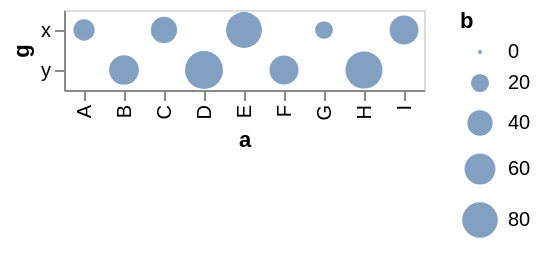

Vega-Lite specification stored for this chart:
### Vega specification from a JSON file in a GitHub repository (floating-point values rounded to 4 significant figures)
{"$schema": "https://vega.github.io/schema/vega/v6.json", "background": "white", "padding": 5, "style": "cell", "data": [{"name": "source_0", "values": [{"a": "A", "b": 28, "c": 5, "g": "x"}, {"a": "B", "b": 55, "c": 9, "g": "y"}, {"a": "C", "b": 43, "c": 2, "g": "x"}, {"a": "D", "b": 91, "c": 7, "g": "y"}, {"a": "E", "b": 81, "c": 4, "g": "x"}, {"a": "F", "b": 53, "c": 6, "g": "y"}, {"a": "G", "b": 19, "c": 8, "g": "x"}, {"a": "H", "b": 87, "c": 1, "g": "y"}, {"a": "I", "b": 52, "c": 3, "g": "x"}]}, {"name": "data_0", "source": "source_0", "transform": [{"type": "filter", "expr": "isValid(datum[\"b\"]) && isFinite(+datum[\"b\"])"}]}], "signals": [{"name": "x_step", "value": 20}, {"name": "width", "update": "bandspace(domain('x').length, 1, 0.5) * x_step"}, {"name": "y_step", "value": 20}, {"name": "height", "update": "bandspace(domain('y').length, 1, 0.5) * y_step"}], "marks": [{"name": "marks", "type": "symbol", "style": ["circle"], "from": {"data": "data_0"}, "encode": {"update": {"opacity": {"value": 0.7}, "fill": {"value": "#4c78a8"}, "ariaRoleDescription": {"value": "circle"}, "description": {"signal": "\"a: \" + (isValid(datum[\"a\"]) ? isArray(datum[\"a\"]) ? join(datum[\"a\"], ' ') : datum[\"a\"] : \"\"+datum[\"a\"]) + \"; g: \" + (isValid(datum[\"g\"]) ? isArray(datum[\"g\"]) ? join(datum[\"g\"], ' ') : datum[\"g\"] : \"\"+datum[\"g\"]) + \"; b: \" + (format(datum[\"b\"], \"\"))"}, "x": {"scale": "x", "field": "a"}, "y": {"scale": "y", "field": "g"}, "size": {"scale": "size", "field": "b"}, "shape": {"value": "circle"}}}}], "scales": [{"name": "x", "type": "point", "domain": {"data": "data_0", "field": "a", "sort": true}, "range": {"step": {"signal": "x_step"}}, "padding": 0.5}, {"name": "y", "type": "point", "domain": {"data": "data_0", "field": "g", "sort": true}, "range": {"step": {"signal": "y_step"}}, "padding": 0.5}, {"name": "size", "type": "linear", "domain": {"data": "data_0", "field": "b"}, "range": [4, 361], "zero": true}], "axes": [{"scale": "x", "orient": "bottom", "grid": false, "title": "a", "labelAlign": "right", "labelAngle": 270, "labelBaseline": "middle", "zindex": 0}, {"scale": "y", "orient": "left", "grid": false, "title": "g", "zindex": 0}], "legends": [{"size": "size", "symbolType": "circle", "title": "b", "encode": {"symbols": {"update": {"fill": {"value": "#4c78a8"}, "opacity": {"value": 0.7}, "stroke": {"value": "transparent"}}}}}]}
